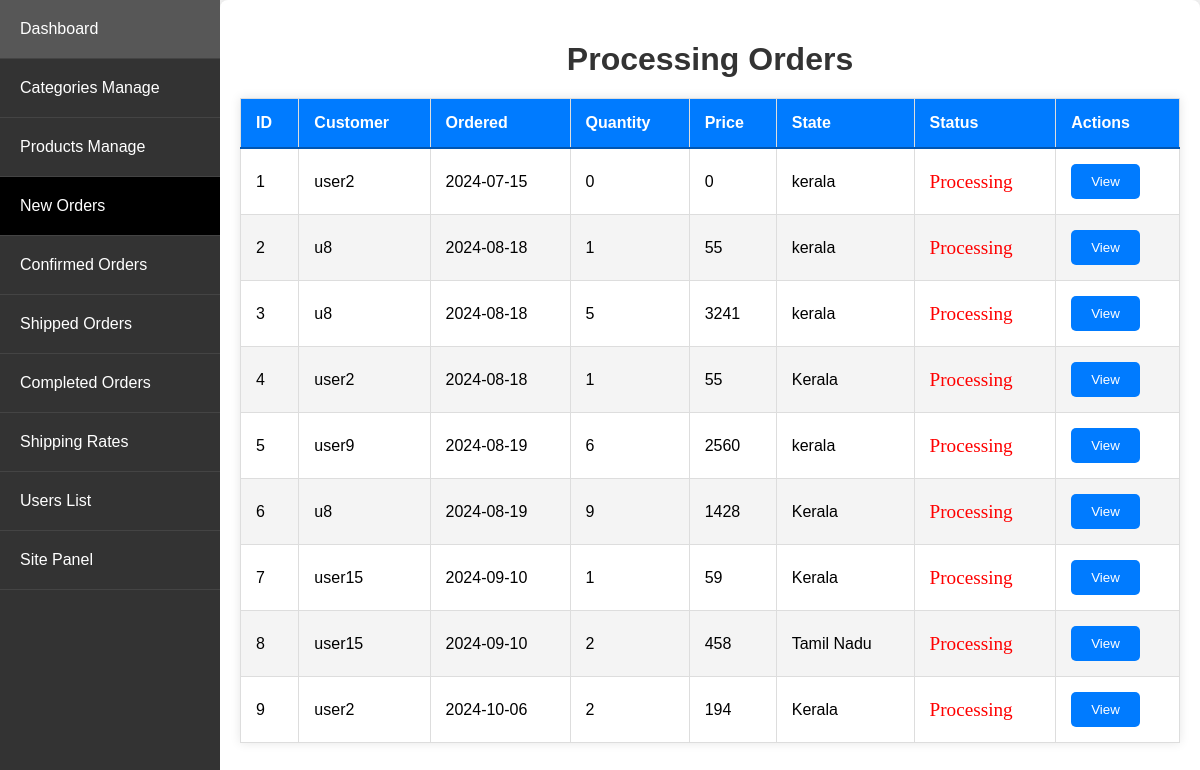
/admin_app/admin_app/orders/processing/ (signed in), run on an earlier commit of the app's database.
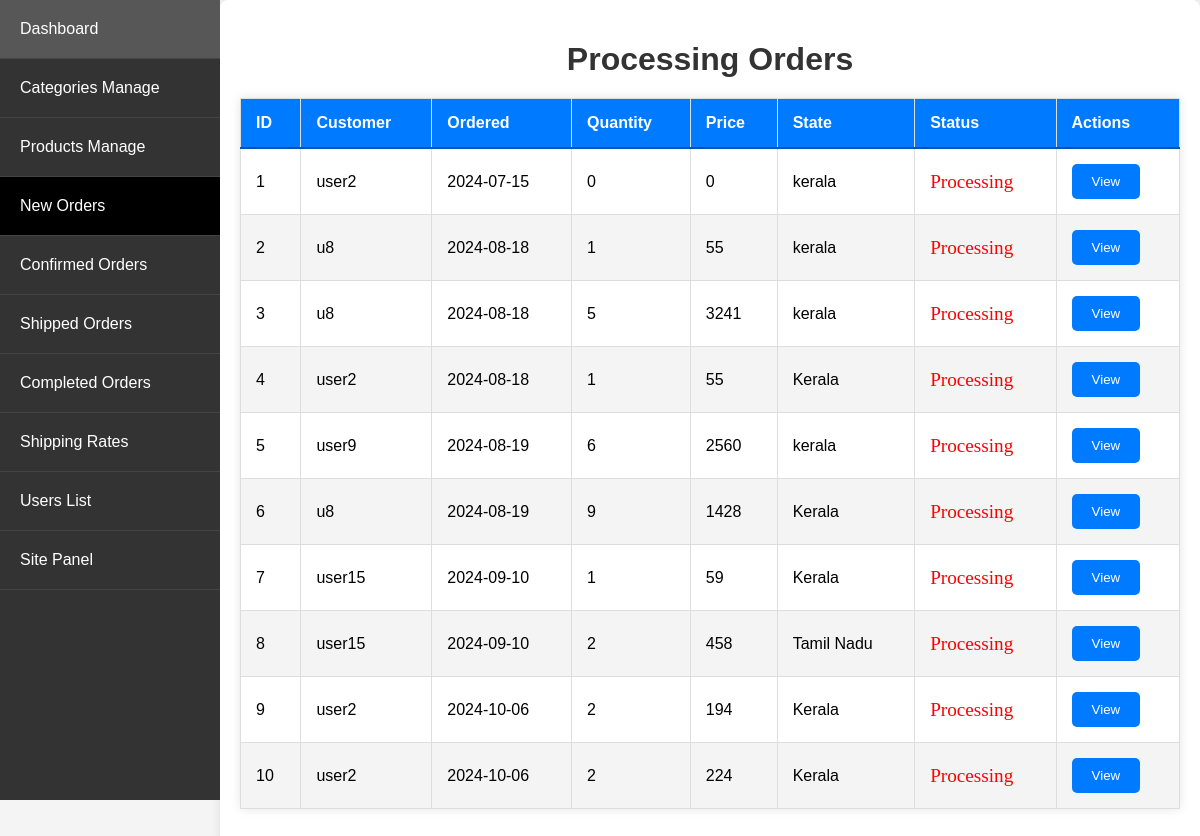
And on a later commit of the database.
### store/models.py (models this page shows, shortened)
class Order(models.Model):
    STATUS_CHOICES = [
        ('Processing', 'Processing'),
        ('Confirmed', 'Confirmed'),
        ('Shipped', 'Shipped'),
        ('Delivered', 'Delivered')
    ]
    customer = models.ForeignKey(Customer, on_delete=models.SET_NULL, null=True, blank=True)
    date_ordered = models.DateTimeField(auto_now_add=True)
    complete = models.BooleanField(default=False)
    razorpay_payment_id = models.CharField(max_length=100, unique=True, null=True, blank=True)
    order_id = models.CharField(max_length=100, unique=True, default=uuid.uuid4, editable=False)
    razorpay_order_id = models.CharField(max_length=100, null=True, blank=True)
    razorpay_signature = models.CharField(max_length=256, null=True, blank=True)
    status = models.CharField(max_length=20, choices=STATUS_CHOICES, default='Processing')
    processing_time = models.DateTimeField(null=True, blank=True)
    confirmed_time = models.DateTimeField(null=True, blank=True)
    shipped_time = models.DateTimeField(null=True, blank=True)
    delivered_time = models.DateTimeField(null=True, blank=True)
    @property
    def get_cart_total(self):
        orderitems = self.orderitem_set.all()
        total = sum([item.get_total for item in orderitems])
        return total
    @property
    def get_cart_items(self):
        orderitems = self.orderitem_set.all()
        total = sum([item.quantity for item in orderitems])
        return total

class Customer(models.Model):
    user = models.OneToOneField(User, on_delete=models.CASCADE)
    name = models.CharField(max_length=200, null=True)
    contact_number = models.CharField(max_length=12, unique=True, null=True)

class OrderItem(models.Model):
    product = models.ForeignKey(Product, on_delete=models.SET_NULL, null=True)
    order = models.ForeignKey(Order, on_delete=models.SET_NULL, null=True)
    quantity = models.IntegerField(default=0, null=True, blank=True)
    date_added = models.DateTimeField(auto_now_add=True)
    price_at_purchase = models.DecimalField(max_digits=7, decimal_places=0, null=True, blank=True)
    @property
    def get_total(self):
        if self.price_at_purchase is None:
            self.price_at_purchase = self.product.new_price
        return self.price_at_purchase * self.quantity

class ShippingAddress(models.Model):
    customer = models.ForeignKey(Customer, on_delete=models.SET_NULL, null=True)
    order = models.ForeignKey(Order, on_delete=models.SET_NULL, null=True)
    number = models.CharField(max_length=12, null=False, blank=False)
    whatsapp = models.CharField(max_length=12, null=False, blank=False)
    address = models.CharField(max_length=200, null=False)
    city = models.CharField(max_length=200, null=False)
    state = models.CharField(max_length=200, null=False)
    zipcode = models.CharField(max_length=200, null=False)
    date_added = models.DateTimeField(auto_now_add=True)
    Shipping_cost = models.DecimalField(max_digits=7, blank=False, decimal_places=0)

### admin_app/views.py (the view)
# urls.py: path('admin_app/orders/processing/', views.processing_orders, name='processing_orders'),
@login_required
@user_passes_test(is_admin)
def processing_orders(request):
    orders = Order.objects.filter(complete=True, status='Processing')
    return render_order_list(request, orders, 'Processing Orders', 'admin_app/order_list.html')

### admin_app/views.py (called while the page is built)
def is_admin(user):
    return user.is_superuser

def render_order_list(request, orders, title, template):
    orders_with_details = []
    for order in orders:
        shipping_address = ShippingAddress.objects.filter(order=order).first()
        total_quantity = OrderItem.objects.filter(order=order).aggregate(Sum('quantity'))['quantity__sum']
        orders_with_details.append({
            'order': order,
            'state': shipping_address.state if shipping_address else 'N/A',
            'total_quantity': total_quantity or 0
        })
    return render(request, template, {'orders_with_details': orders_with_details, 'title': title})

### store/context_processors.py (called while the page is built)
def cart_data(request):
    data = cartData(request)
    cartItems = data['cartItems']
    return {'cartItems': cartItems}

def wishlist_count(request):
    if request.user.is_authenticated:
        wishlist_count = Wishlist.objects.filter(user=request.user).count()
    else:
        cookie_data = cookieWishlist(request)
        wishlist_count = cookie_data['wishlist_count']
    return {'wishlist_count': wishlist_count}

### admin_app/templates/admin_app/order_list.html (shortened to what this page needs)
{% extends 'admin_app/base_admin.html' %}
{% block content %}
<h1>{{ title }}</h1>
<table>
    <thead>
        <tr>
            <th>ID</th>
            <th>Customer</th>
            <th>Ordered</th>
            <th>Quantity</th>
            <th>Price</th>
            <th>State</th>
            <th>Status</th>
            <th>Actions</th>
        </tr>
    </thead>
    <tbody>
        {% for order_detail in orders_with_details %}
        <tr>
            <td>{{ forloop.counter }}</td>
            <td>{{ order_detail.order.customer.name }}</td>
            <td>{{ order_detail.order.date_ordered|date:"Y-m-d" }}</td>
            <td>{{ order_detail.total_quantity }}</td>
            <td>{{ order_detail.order.get_cart_total }}</td>
            <td>{{ order_detail.state }}</td>
            <td class="{% if order_detail.order.status == 'Processing' %}
                            status-processing
                        {% elif order_detail.order.status == 'Confirmed' %}
                            status-confirmed
                        {% elif order_detail.order.status == 'Shipped' %}
                            status-shipped
                        {% elif order_detail.order.status == 'Delivered' %}
                            status-delivered
                        {% endif %} status">
                {{ order_detail.order.status }}
            </td>
            <td>
                <a href="{% url 'admin_app:order_view' order_detail.order.pk %}">
                    <button type="button" class="btn btn-primary">View</button>
                </a>
            </td>
        </tr>
        {% endfor %}
    </tbody>
</table>
{% endblock %}

What changed in the data, as far as the page shows it:
now on this page (row edited): Order: order.customer.name "user2", order.date_ordered "2024-10-06", total_quantity "2", order.get_cart_total "224", state "Kerala", order.status "Processing"
